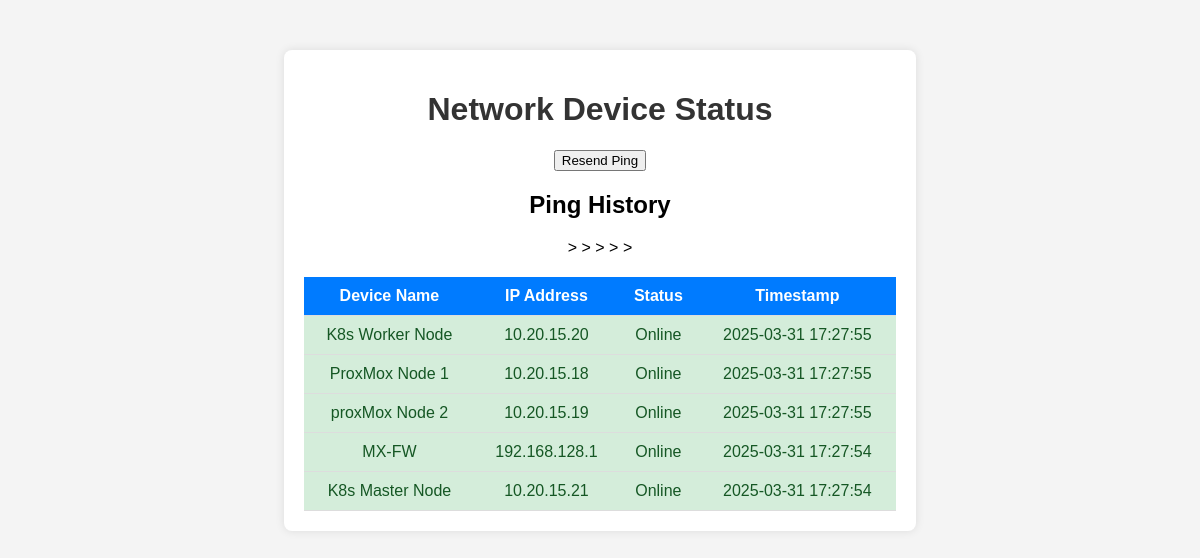
The page / on the database its author committed.
### tables this page shows
CREATE TABLE devices (
                                    id INTEGER PRIMARY KEY AUTOINCREMENT,
                                    device_name TEXT NOT NULL,
                                    ip_address TEXT NOT NULL,
                                    status TEXT NOT NULL,
                                    timestamp TEXT NOT NULL);

### mainpingdash.py (the view)
@app.route('/')
def dashboard():
    history=get_ping_history()
    return render_template("index.html", history=history, devices=devices)

### mainpingdash.py (called while the page is built)
def get_ping_history(limit=count):
    with sqlite3.connect(DB_NAME) as conn:
        cursor = conn.cursor()
        cursor.execute("SELECT device_name, ip_address, status, timestamp FROM devices ORDER BY timestamp DESC LIMIT ?", (limit,))
        return cursor.fetchall()

### templates/index.html (shortened to what this page needs)
<!DOCTYPE html>
<html lang="en">
<head>
    <link rel="stylesheet" href="{{ url_for('static', filename='styles.css') }}">
</head>
<body>
    <div class="container">
        <h1>Network Device Status</h1>
        <button onclick="refreshStatus()">Resend Ping</button>
        <h2>Ping History</h2>
        <table>
            <tr>
                <th>Device Name</th>
                <th>IP Address</th>
                <th>Status</th>
                <th>Timestamp</th>
            </tr>
            {% for entry in history %}
            <tr class="{% if entry[2] == 'Online' %}online{% else %}offline{% endif %}">>
                <td>{{ entry[0] }}</td>
                <td>{{ entry[1] }}</td>
                <td>{{ entry[2] }}</td>
                <td>{{ entry[3]}}</td>
            </tr>
            {% endfor %}
        </table>
    </div>
</body>
</html>

### static/styles.css (style rules this page uses)
body { font-family: Arial, sans-serif; background-color: #f4f4f4; text-align: center; }
.container { margin-top: 50px; background: white; padding: 20px; border-radius: 8px; box-shadow: 0 0 10px rgba(0, 0, 0, 0.1); width: 50%; margin-left: auto; margin-right: auto; }
h1 { color: #333; }
table { width: 100%; border-collapse: collapse; margin-top: 20px; }
th, td { padding: 10px; border-bottom: 1px solid #ddd; }
th { background-color: #007bff; color: white; }
.online { background-color: #d4edda; color: #155724; }

### rows shown on the page
devices: device_name "K8s Worker Node", ip_address "10.20.15.20", status "Online", timestamp "2025-03-31 17:27:55"
devices: device_name "ProxMox Node 1", ip_address "10.20.15.18", status "Online", timestamp "2025-03-31 17:27:55"
devices: device_name "proxMox Node 2", ip_address "10.20.15.19", status "Online", timestamp "2025-03-31 17:27:55"
devices: device_name "MX-FW", ip_address "192.168.128.1", status "Online", timestamp "2025-03-31 17:27:54"
devices: device_name "K8s Master Node", ip_address "10.20.15.21", status "Online", timestamp "2025-03-31 17:27:54"
